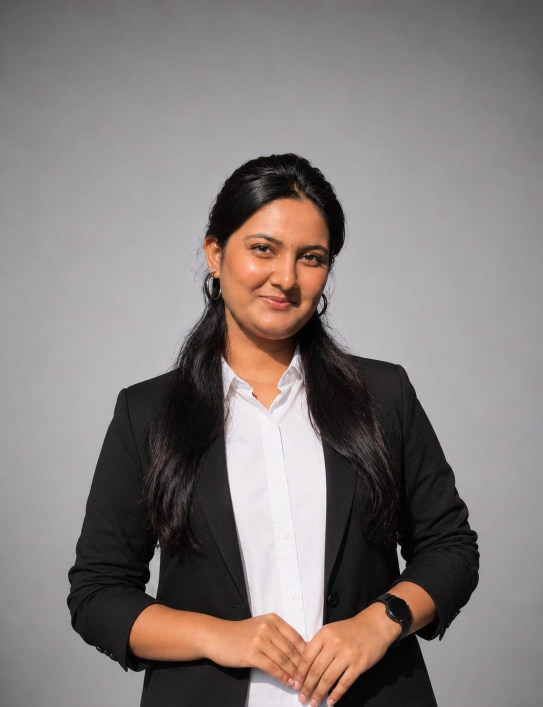
#> input picture src/assets/Members/Aditi Gandhi.jpg, 1086 x 1413 px (shown at 1/2 size); its folder holds only this picture in this run
$ python make_member_contact_sheet.py
#> lines starting #> are read from the running program, lines starting #| are printed output that depends on the picture
from pathlib import Path
from PIL import Image, ImageDraw, ImageFont

root = Path(r"C:\Users\HP\Downloads\rotaractscop-main\rotaractscop-main\src\assets\Members")
files = [p for p in sorted(root.iterdir()) if p.is_file() and p.suffix.lower() in {".jpg", ".jpeg", ".png"}]
thumb_w, thumb_h = 180, 220
label_h = 42
cols = 5
rows = (len(files) + cols - 1) // cols
sheet = Image.new("RGB", (cols * thumb_w, rows * (thumb_h + label_h)), "white")
#> sheet: PIL image 900x262 RGB; every value is 255
draw = ImageDraw.Draw(sheet)
for i, path in enumerate(files):
    try:
        image = Image.open(path).convert("RGB")
#> image is the input picture: PIL image 1086x1413 RGB; mean R, G, B 132.9, 124.9, 124.1
        image.thumbnail((thumb_w - 16, thumb_h - 16))
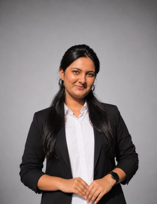
#> image: PIL image 157x204 RGB; mean R, G, B 132.9, 124.8, 124.1
        x = (i % cols) * thumb_w
        y = (i // cols) * (thumb_h + label_h)
        px = x + (thumb_w - image.width) // 2
#> px = 11
        py = y + (thumb_h - image.height) // 2
#> py = 8
        sheet.paste(image, (px, py))
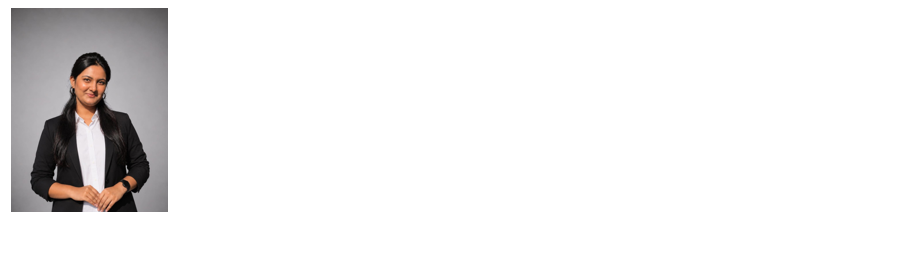
#> sheet: PIL image 900x262 RGB; mean R, G, B 238.4, 237.3, 237.2
        label = path.stem[:28]
        draw.text((x + 5, y + thumb_h + 4), label, fill="black")
    except Exception as exc:
        print(f"Skipped {path}: {exc}")
output = root.parent / "member-contact-sheet.jpg"
sheet.save(output, quality=92)
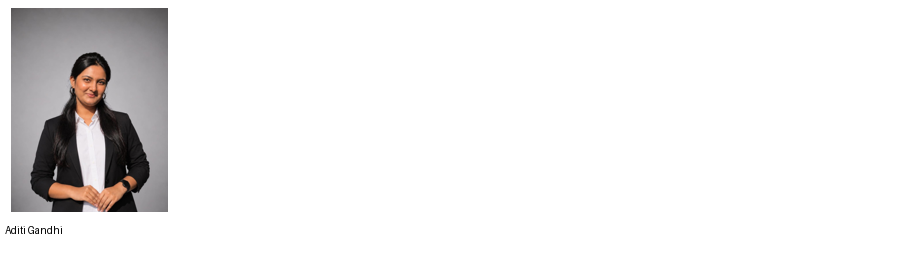
#> saved as member-contact-sheet.jpg: PIL image 900x262 RGB; mean R, G, B 238.3, 237.2, 237.1
print(output)

$ run again, on src/assets/Members/Arya.png
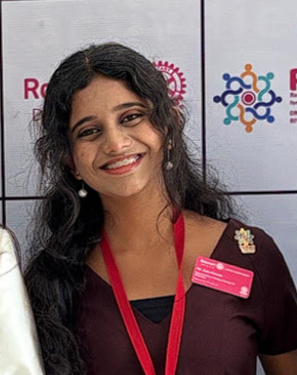
#> input picture src/assets/Members/Arya.png, 297 x 375 px
#> `image.thumbnail((thumb_w - 16, thumb_h - 16))`:
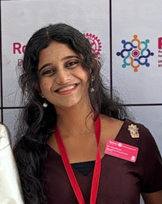
#> image: PIL image 162x204 RGB; mean R, G, B 122.7, 101.8, 102.9
#> `sheet.paste(image, (px, py))`:
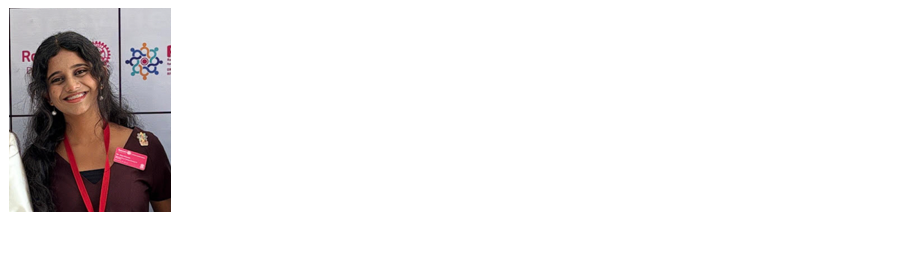
#> sheet: PIL image 900x262 RGB; mean R, G, B 236.5, 233.5, 233.7

$ run again, on src/assets/Members/Dhanashri professional photo.jpg
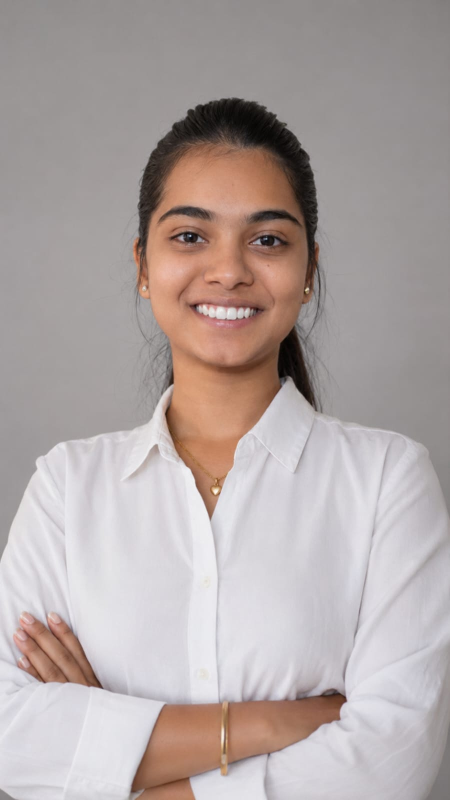
#> input picture src/assets/Members/Dhanashri professional photo.jpg, 900 x 1600 px (shown at 1/2 size)
#> image is the input picture: PIL image 900x1600 RGB; mean R, G, B 176.4, 165.7, 163.9
#> `image.thumbnail((thumb_w - 16, thumb_h - 16))`:
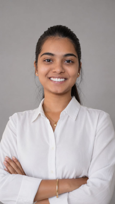
#> image: PIL image 115x204 RGB; mean R, G, B 176.4, 165.6, 163.9
#> `sheet.save(output, quality=92)`:
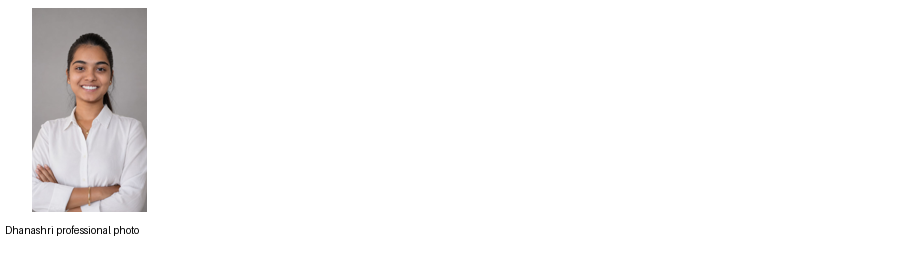
#> saved as member-contact-sheet.jpg: PIL image 900x262 RGB; mean R, G, B 246.8, 245.8, 245.6

$ run again, on src/assets/Members/Govind professional photo.jpg
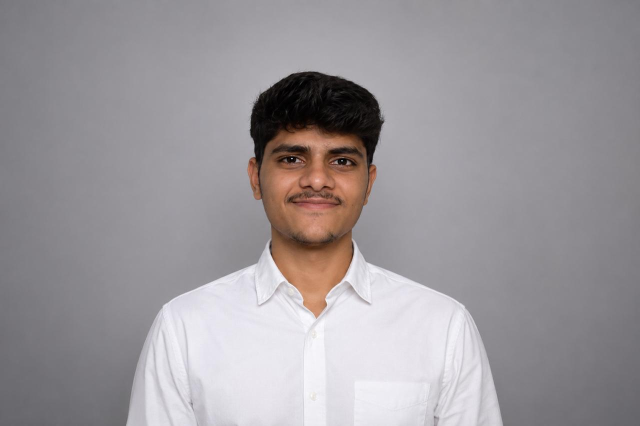
#> input picture src/assets/Members/Govind professional photo.jpg, 1280 x 852 px (shown at 1/2 size)
#> image is the input picture: PIL image 1280x852 RGB; mean R, G, B 156, 151.5, 155
#> `image.thumbnail((thumb_w - 16, thumb_h - 16))`:
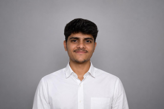
#> image: PIL image 164x109 RGB; mean R, G, B 155.9, 151.5, 155
#> `sheet.save(output, quality=92)`:
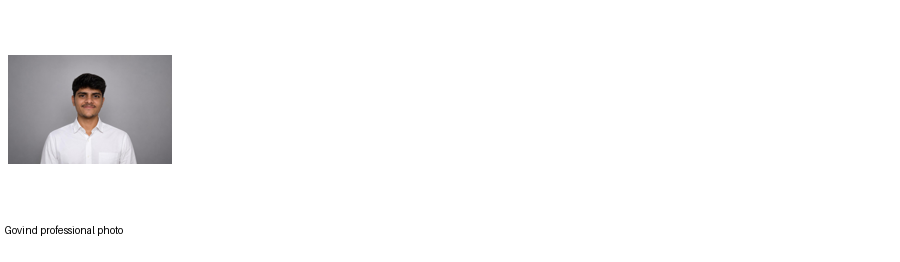
#> saved as member-contact-sheet.jpg: PIL image 900x262 RGB; mean R, G, B 247.2, 246.9, 247.1
